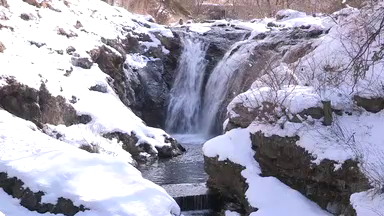
#> input picture frame 39 of 13_HTML5/10days_html5/Lesson11/11_before/sample.mov, 384 x 216 px, given in place of HP_A4T.MPG, which was not available
$ python video_analysys.py   (older library calls are emulated)
#> lines starting #> are read from the running program, lines starting #| are printed output that depends on the picture; after the words box and inside, x2 and y2 are one past the last pixel; in counts of white or black regions, pixels touching at a corner belong together; pictures that were not available may be replaced by others from this repository, and a replacement may not be noted
# -*- coding: utf-8 -*-
"""
使い方
　・動画データとこのプログラムを同じフォルダにいれる
　・File　exploreでそのフォルダに移動
　・座標(33行目)　を指定
　・プログラムを実行
　・結果のｑをエクセルで処理する
"""

import numpy as np #数値計算
import cv2 #OpenCV


importname='HP_A4T.MPG'
cap = cv2.VideoCapture(importname,0)

# フレーム数を取得する
NumOfFrames = int(cap.get(cv2.CAP_PROP_FRAME_COUNT))
print(NumOfFrames)

#時系列保存データ
q=[0]
count=0

while(cap.isOpened()):

    ret, frame = cap.read()
#> frame is the input picture: shape (216, 384, 3); mean B, G, R 174.8, 158.1, 160

    # 読めなかったら抜ける
    if ret == False:
        break

    """ 画像処理  """

    #カラー　→　グレースケール
    Img1 = cv2.cvtColor(frame, cv2.COLOR_BGR2GRAY)
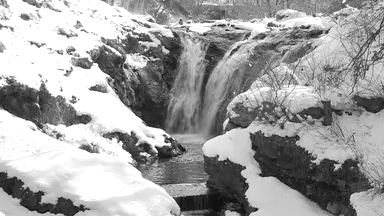
#> Img1: shape (216, 384); min 9, max 255, mean 160.5
    #2値化
    ret,Img2 = cv2.threshold(Img1,127,255,cv2.THRESH_BINARY)
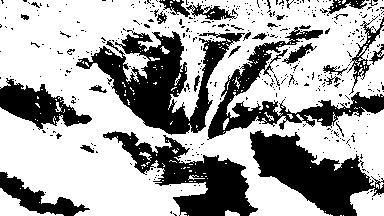
#> Img2: shape (216, 384); 65.3% white; 423 black regions (391 under 20 px), largest, box (x1, y1, x2, y2) and area: (76, 30, 245, 135) 6885, (250, 130, 384, 216) 5310, (103, 131, 258, 216) 5004

    """
    #勾配計算
    grad = cv2.Sobel(thresh,cv2.CV_64F,1,0,ksize=1) #ソーベルフィルタ
    #平滑化(ノイズを減らす)
    Img = cv2.GaussianBlur(grad,(3,3),0)#ガウシアンフィルタ
    """

    """ 時系列データに保存  """
    x,y = [140,350] #座標
    Img3=cv2.rectangle(Img2,(y-5,x-5),(y+5,x+5),255,1) #四角形表示
    q.append(Img3[x,y]) #qに保存

    """ 動画表示 """

    cv2.imshow('frame',Img3)#表示

    if cv2.waitKey(1) & 0xFF == ord('q'): #押されたら終了
#> (key q is pressed here)
        break

    """
    いろいろなフィルタがあるので使ってみて
    https://opencv-python-tutroals.readthedocs.org/en/latest/py_tutorials/py_imgproc/py_table_of_contents_imgproc/py_table_of_contents_imgproc.html#py-table-of-content-imgproc

    ・勾配計算
    　　　　lastimg = cv2.Canny(thresh,100,110)

    平滑化
    　　　　#lastimg = cv2.medianBlur(grad,3)
    """
    count += 1#フレーム数カウント
    print('frame=',count)

cap.release()
cv2.destroyAllWindows()
#結果の保存
savename=importname+'_res.CSV'
np.savetxt(savename,q,delimiter=",", fmt='%.1f')

#画像保存
#saveimg = lastimg.astype(np.uint8)
#cv2.imwrite('lastimg.jpg',saveimg)

$ run again, starting later in the video
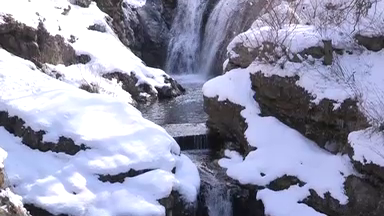
#> input picture frame 175 of 13_HTML5/10days_html5/Lesson11/11_before/sample.mov, 384 x 216 px, given in place of HP_A4T.MPG, which was not available
#> frame is the input picture: shape (216, 384, 3); mean B, G, R 172.5, 149.4, 147.7
#> `Img1 = cv2.cvtColor(frame, cv2.COLOR_BGR2GRAY)`:
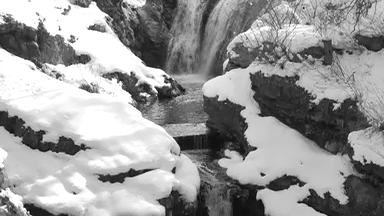
#> Img1: shape (216, 384); min 8, max 255, mean 151.5
#> `ret,Img2 = cv2.threshold(Img1,127,255,cv2.THRESH_BINARY)`:
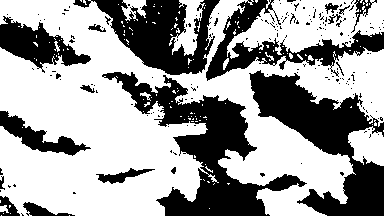
#> Img2: shape (216, 384); 62% white; 188 black regions (168 under 20 px), largest, box (x1, y1, x2, y2) and area: (102, 72, 307, 216) 8880, (249, 70, 384, 216) 7988, (73, 0, 220, 75) 5159
#> Img3: shape (216, 384); 62% white; 189 black regions (168 under 20 px), largest, box (x1, y1, x2, y2) and area: (102, 72, 307, 216) 8880, (249, 70, 384, 216) 7946, (73, 0, 220, 75) 5159

$ run again, starting later in the video
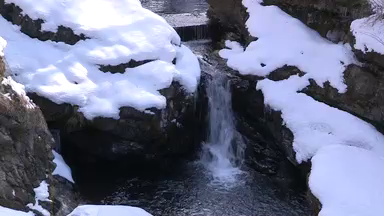
#> input picture frame 312 of 13_HTML5/10days_html5/Lesson11/11_before/sample.mov, 384 x 216 px, given in place of HP_A4T.MPG, which was not available
#> frame is the input picture: shape (216, 384, 3); mean B, G, R 135.8, 112, 107
#> `Img1 = cv2.cvtColor(frame, cv2.COLOR_BGR2GRAY)`:
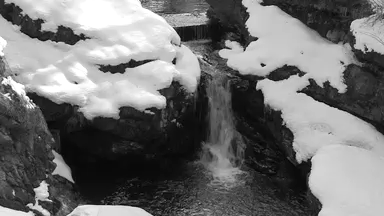
#> Img1: shape (216, 384); min 2, max 255, mean 113.2
#> `ret,Img2 = cv2.threshold(Img1,127,255,cv2.THRESH_BINARY)`:
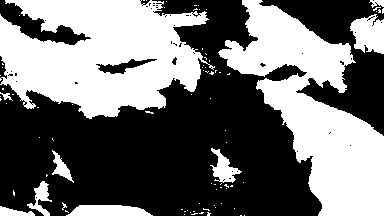
#> Img2: shape (216, 384); 44% white; 84 white regions (74 under 20 px), largest, box (x1, y1, x2, y2) and area: (0, 0, 215, 119) 17373, (218, 0, 384, 216) 15726, (350, 14, 384, 54) 988
#> Img3: shape (216, 384); 44% white; 84 white regions (74 under 20 px), largest, box (x1, y1, x2, y2) and area: (0, 0, 215, 119) 17373, (218, 0, 384, 216) 15727, (350, 14, 384, 54) 988
